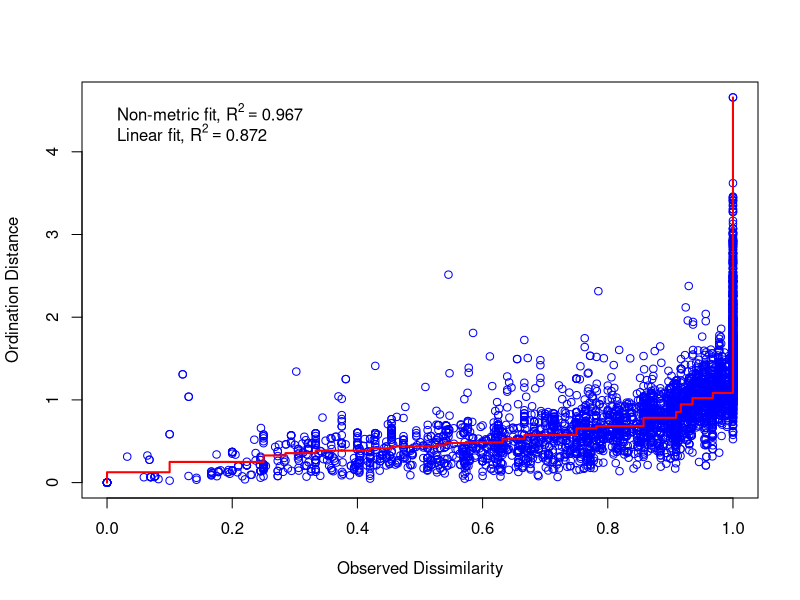

Source code (R): (Note: this script raises an error after producing the figure.)
library(tidyverse)
library(vegan)

pre <- read_csv("data/community_fall2025.csv")
pre$year <- "2025"
pre[is.na(pre)] <- 0

post <- read_csv("data/community_fall2026.csv")
post$year <- "2026"
post[is.na(post)] <- 0
post$plot <- as.character(post$plot)

com_change <- bind_rows(pre, post)
com_change[is.na(com_change)] <- 0

# vector of treatment plots:

treat <- as.character(seq(1, 100, by = 1))

com_change <- filter(com_change, plot %in% treat)

# remove species with no cover in the treatment area:

com_b <- com_change %>% 
  select(-plot, -year) %>% 
  mutate(across(where(is.numeric), ~ifelse(.x == 0, 0, 1)))

rares <- com_b %>% 
  colSums() %>% 
  data.frame()

spp_pool <- rownames(filter(rares, .>5))

com_use <- com_change[, which(colnames(com_change) %in% spp_pool)]
com_use$plot <- com_change$plot
com_use$year <- com_change$year
com_use$plot_year <- paste(com_use$plot, com_use$year)
com_raw <- com_use %>% 
  select(-plot, -year)

com <- com_raw %>% 
  column_to_rownames(var = "plot_year") %>%    # turn plot column back to row names
  wisconsin()

com <- com[rowSums(com) != 0, ]

com_plots <- com %>%
  mutate(plot = rownames(.)) # get plot column back in

dist_b <- vegdist(com, method = "bray")

banwr_nmds <- metaMDS(dist_b, k = 2, trymax = 200) # run NMDS
banwr_nmds$stress # check stress; < 0.2 is good!
stressplot(banwr_nmds) # view stress plot
com_env <- envfit(banwr_nmds, com)


env_df <- data.frame(com_env$vectors$arrows) %>% # extracting the end points of each envfit vector
  mutate(spp = rownames(.)) %>% 
  filter(com_env$vectors$pvals <= 0.05)
env0 <- data.frame(NMDS1 = rep(0, nrow(env_df)),  # creating the zeroes with a spp column
                   NMDS2 = rep(0, nrow(env_df)),
                   spp = env_df$spp)
env_res <- rbind(env_df, env0) # combining them together

banwr_scores <- data.frame(cbind(scores(banwr_nmds), rownames(com))) # get scores of the NMDS and combine them with the spp names
names(banwr_scores) <- c("NMDS1", "NMDS2", "plot") # assign column names to df from previous line
banwr_scores$year <- str_split_i(banwr_scores$plot, " ", 2)
banwr_scores$plot <- str_split_i(banwr_scores$plot, " ", 1)

banwr_scores <- banwr_scores %>% 
  mutate(NMDS1 = as.numeric(NMDS1), NMDS2 = as.numeric(NMDS2))

banwr_centroids <- banwr_scores %>% 
  group_by(year, MS_canopy) %>% 
  summarise(NMDS1 = mean(NMDS1, na.rm = T), 
            NMDS2 = mean(NMDS2, na.rm = T))

library(ggrepel)

banwr <- read_csv("data/community_fall2025.csv")
provel <- read_csv("data/mesquite_canopy.csv") %>% 
  mutate(MS_canopy = 1)
banwr <- full_join(banwr, provel)
mesq <- dplyr::select(banwr, plot, MS_canopy) %>% 
  mutate(MS_canopy = case_when(is.na(MS_canopy) ~ F,
                               MS_canopy == 1 ~ T))

banwr_scores <- inner_join(banwr_scores, mesq)

ggplot(data = banwr_scores, aes(x = NMDS1, y = NMDS2))+
  geom_point(aes(color = as.factor(year)), alpha = 0.3)+
  stat_ellipse(aes(color = as.factor(year)), level = 0.99)+
  geom_point(pch = 24, size = 4, data = banwr_centroids, 
             aes(fill = as.factor(year), x = NMDS1, y = NMDS2))+
  geom_line(data = env_res, aes(group = spp))+
  geom_label_repel(data = env_df, aes(label = spp),
                   size = 5, fill = NA, label.size = NA)+
  theme_light(base_size = 25)

ggplot(data = banwr_scores, aes(x = NMDS1, y = NMDS2))+
  geom_point(alpha = 0.3)+
  stat_ellipse(level = 0.99)+
  geom_point(pch = 24, size = 4, data = banwr_centroids, 
             aes(fill = as.factor(year), x = NMDS1, y = NMDS2))+
  geom_line(data = env_res, aes(group = spp))+
  geom_label_repel(data = env_df, aes(label = spp),
                   size = 5, fill = NA, label.size = NA)+
  theme_light(base_size = 25)

ggplot(data = banwr_scores, aes(x = NMDS1, y = NMDS2))+
  geom_point(alpha = 0.3, aes(color = as.factor(year)))+
  stat_ellipse(level = 0.95, aes(color = as.factor(year)))+
  geom_point(pch = 24, size = 4, data = banwr_centroids, 
             aes(fill = as.factor(year), x = NMDS1, y = NMDS2))+
  geom_line(data = env_res, aes(group = spp))+
  geom_label_repel(data = env_df, aes(label = spp),
                   size = 5, fill = NA, label.size = NA)+
  theme_light(base_size = 25)+
  facet_wrap(~MS_canopy)

ggplot(data = banwr_scores, aes(x = NMDS1, y = NMDS2))+
  geom_point(alpha = 0.3, aes(color = as.factor(MS_canopy)))+
  stat_ellipse(level = 0.95, aes(color = as.factor(MS_canopy)))+
  geom_point(pch = 24, size = 4, data = banwr_centroids, 
             aes(fill = MS_canopy, x = NMDS1, y = NMDS2))+
  geom_line(data = filter(env_res, spp %in% c("ERALEH", "HOPOBT", "PROVEL", "DIGCAL")), aes(group = spp))+
  geom_label_repel(data = filter(env_df, spp %in% c("ERALEH", "HOPOBT", "PROVEL", "DIGCAL")), aes(label = spp),
                   size = 5, fill = NA, label.size = NA)+
  theme_light(base_size = 25)+
  facet_wrap(~year)

adonis2(com ~ as.factor(banwr_scores$year), data = com) # anova is sig; difference in mean or dispersion?
anova(betadisper(vegdist(com, method  = "bray"),
                 group = as.factor(banwr_scores$year), type = "centroid")) # they differ in dispersion!
